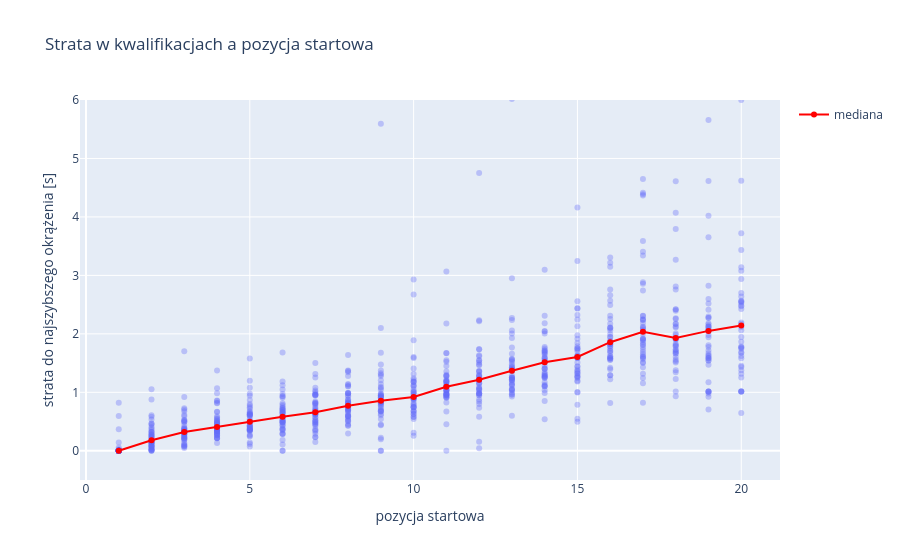

The cell this chart's notebook holds for it:
### Markdown cell above
### Korelacja `quali_gap_s` z `GridPosition`

Dość ciekawym punktem wykresu jest `quali_gap_s` ze współczynnikiem dodatnim i dość niewielkim (`+0.37`). Zdawałoby się, że strata do najlepszego okrążenia powinna szansę obniżać.

Powodem może być korelacja z `GridPosition`. W końcu kwalifikacje ustalają pole startowe - należy sprawdzić czy sygnał nie jest czasem zawarty w pozycji.

### Code cell
from scipy.stats import pearsonr, spearmanr

r_pear = pearsonr(dr['GridPosition'], dr['quali_gap_s'])[0]
r_spear = spearmanr(dr['GridPosition'], dr['quali_gap_s'])[0]
print(f'korelacja Pearsona (liniowa):      {r_pear:.3f}')
print(f'korelacja Spearmana (monotoniczna): {r_spear:.3f}')

fig = px.scatter(dr, x='GridPosition', y='quali_gap_s', opacity=0.35,
                 title='Strata w kwalifikacjach a pozycja startowa',
                 labels={'GridPosition': 'pozycja startowa',
                         'quali_gap_s': 'strata do najszybszego okrążenia [s]'})
med = dr.groupby('GridPosition')['quali_gap_s'].median().reset_index()
fig.add_scatter(x=med['GridPosition'], y=med['quali_gap_s'], mode='lines+markers',
                name='mediana', line=dict(color='red'))
# przycinamy oś Y - ~4% skrajnych (kierowcy bez czystego czasu w kwalifikacjach) psuje czytelność
fig.update_yaxes(range=[-0.5, 6])
fig.show()

### Figure 1 — Plotly figure (JSON) as saved in the notebook; plotly's stock layout.template omitted (floating-point values rounded to 4 significant figures; data arrays with more than 128 entries replaced by an {"elided": "..."} marker saying what was removed)
{"data": [{"hovertemplate": "pozycja startowa=%{x}<br>strata do najszybszego okrążenia [s]=%{y}<extra></extra>", "legendgroup": "", "marker": {"color": "#636efa", "opacity": 0.35, "symbol": "circle"}, "mode": "markers", "name": "", "orientation": "v", "showlegend": false, "type": "scatter", "x": {"elided": "918 float values"}, "xaxis": "x", "y": {"elided": "918 float values"}, "yaxis": "y"}, {"line": {"color": "red"}, "mode": "lines+markers", "name": "mediana", "type": "scatter", "x": [1.0, 2.0, 3.0, 4.0, 5.0, 6.0, 7.0, 8.0, 9.0, 10.0, 11.0, 12.0, 13.0, 14.0, 15.0, 16.0, 17.0, 18.0, 19.0, 20.0], "y": [0.0, 0.1805, 0.321, 0.4085, 0.495, 0.583, 0.6575, 0.7695, 0.8575, 0.9185, 1.094, 1.215, 1.37, 1.514, 1.605, 1.858, 2.035, 1.928, 2.05, 2.145]}], "layout": {"legend": {"tracegroupgap": 0}, "title": {"text": "Strata w kwalifikacjach a pozycja startowa"}, "xaxis": {"anchor": "y", "domain": [0, 1], "title": {"text": "pozycja startowa"}}, "yaxis": {"anchor": "x", "domain": [0, 1], "range": [-0.5, 6], "title": {"text": "strata do najszybszego okrążenia [s]"}}}}
